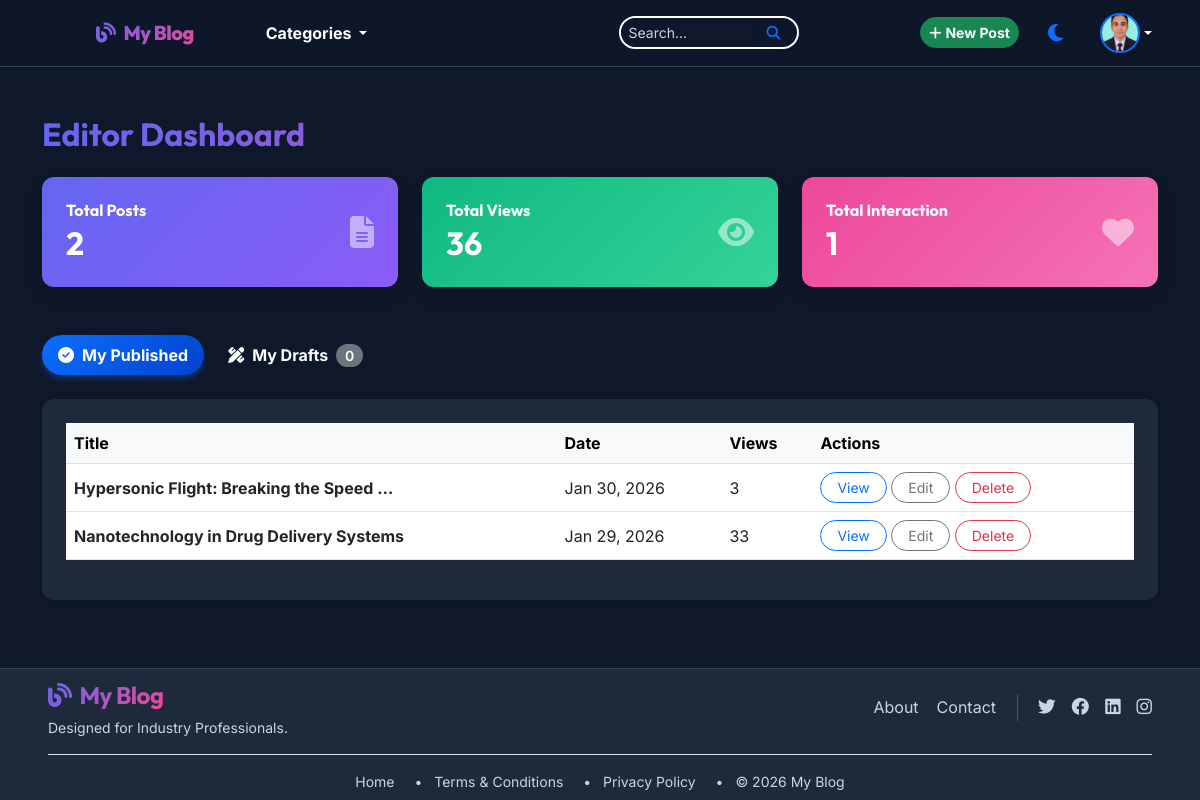
Page /dashboard/ (signed in) on the earlier database version.
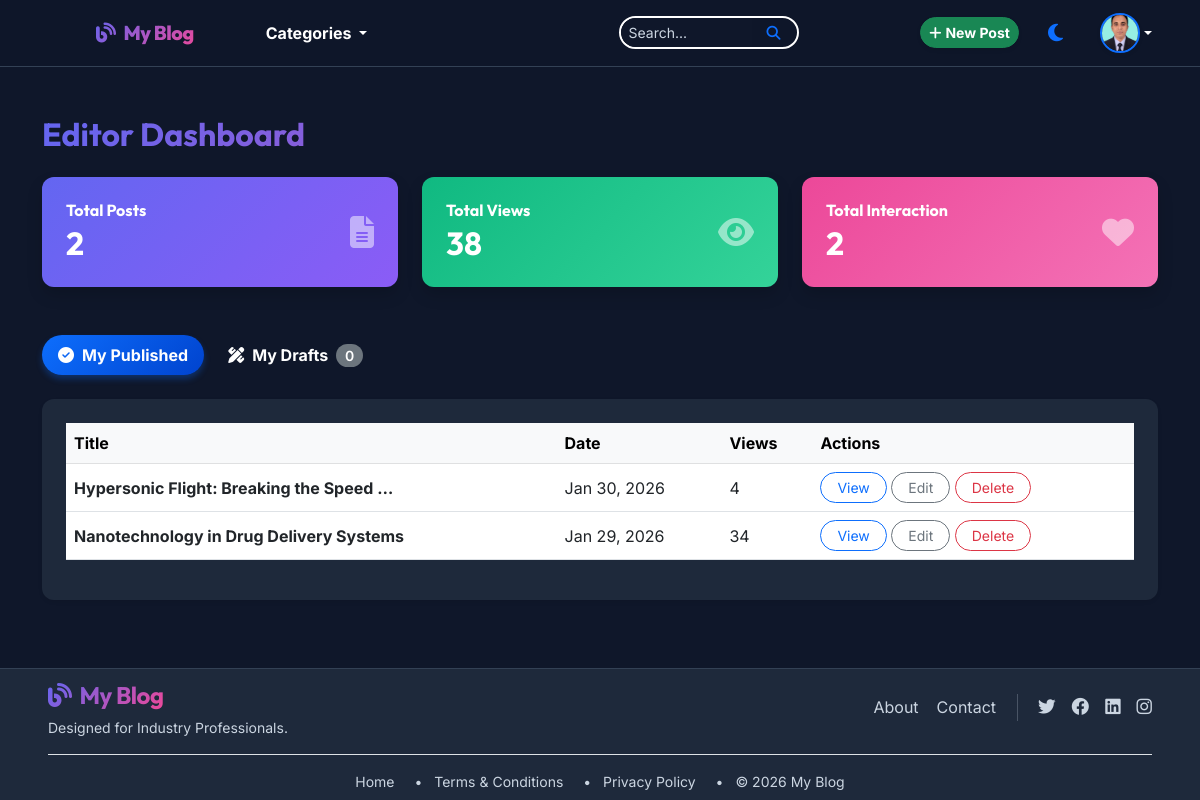
Same page on the later database version.
### blog/models.py (models this page shows, shortened)
class Post(models.Model):
    STATUS_CHOICES = (
        ('draft', 'Draft'),
        ('published', 'Published'),
    )
    title = models.CharField(max_length=200)
    slug = models.SlugField(unique=True, blank=True)
    content = models.TextField()
    featured_image = models.ImageField(upload_to='posts/')
    category = models.ForeignKey(Category, on_delete=models.CASCADE, related_name='posts')
    tags = models.ManyToManyField(Tag, blank=True)
    author = models.ForeignKey(User, on_delete=models.CASCADE)
    status = models.CharField(max_length=10, choices=STATUS_CHOICES, default='draft')
    created_at = models.DateTimeField(auto_now_add=True)
    updated_at = models.DateTimeField(auto_now=True)
    views_count = models.PositiveIntegerField(default=0)
    def get_absolute_url(self):
        return reverse('post_detail', kwargs={'slug': self.slug})

### blog/views.py (the view)
# urls.py: path('dashboard/', views.dashboard, name='dashboard'),
@login_required
def dashboard(request):
    if not is_editor_check(request.user):
        messages.error(request, "Access restricted to staff/editors.")
        return redirect('home')
    user_posts = Post.objects.filter(author=request.user)
    total_posts = user_posts.count()
    total_views = sum(p.views_count for p in user_posts)
    total_likes = PostInteraction.objects.filter(post__in=user_posts, interaction_type='like').count()
    my_drafts = user_posts.filter(status='draft').order_by('-created_at')
    my_published = user_posts.filter(status='published').order_by('-created_at')
    admin_drafts = None
    if request.user.is_superuser:
        admin_drafts = Post.objects.filter(status='draft').exclude(author=request.user).order_by('-created_at')
    draft_count = my_drafts.count()
    admin_draft_count = admin_drafts.count() if admin_drafts else 0
    context = {
        'total_posts': total_posts,
        'total_views': total_views,
        'total_likes': total_likes,
        'my_drafts': my_drafts,
        'my_published': my_published,
        'admin_drafts': admin_drafts,
        'draft_count': draft_count,
        'admin_draft_count': admin_draft_count,
    }
    return render(request, 'blog/dashboard.html', context)

### blog/context_processors.py (called while the page is built)
def global_categories(request):
    return {
        'navbar_categories': Category.objects.filter(parent__isnull=True).prefetch_related('children')
    }

### blog/views.py (called while the page is built)
def is_editor_check(user):
    return user.is_authenticated and (user.is_superuser or user.groups.filter(name='Editor').exists())

### templates/blog/dashboard.html (shortened to what the changed rows need)
{% extends 'base.html' %}
{% block content %}
<div class="container my-5">
    <h2 class="mb-4 text-gradient fw-bold">Editor Dashboard</h2>
    <div class="row g-4 mb-5">
        <div class="col-md-4">
            <div class="card text-white border-0 shadow" style="background: linear-gradient(135deg, #6366f1, #8b5cf6);">
                <div class="card-body p-4">
                    <div class="d-flex justify-content-between align-items-center">
                        <div>
                            <h2 class="fw-bold mb-0">{{ total_posts }}</h2>
                        </div>
                    </div>
                </div>
            </div>
        </div>
        <div class="col-md-4">
            <div class="card text-white border-0 shadow" style="background: linear-gradient(135deg, #10b981, #34d399);">
                <div class="card-body p-4">
                    <div class="d-flex justify-content-between align-items-center">
                        <div>
                            <h6 class="mb-1">Total Views</h6>
                            <h2 class="fw-bold mb-0">{{ total_views }}</h2>
                        </div>
                    </div>
                </div>
            </div>
        </div>
        <div class="col-md-4">
            <div class="card text-white border-0 shadow" style="background: linear-gradient(135deg, #ec4899, #f472b6);">
                <div class="card-body p-4">
                    <div class="d-flex justify-content-between align-items-center">
                        <div>
                            <h6 class="mb-1">Total Interaction</h6>
                            <h2 class="fw-bold mb-0">{{ total_likes }}</h2>
                        </div>
                    </div>
                </div>
            </div>
        </div>
    </div>
    <div class="card border-0 shadow-sm">
        <div class="card-body p-4">
            <div class="tab-content" id="dashboardTabsContent">
                <div class="tab-pane fade show active" id="published" role="tabpanel">
                    <div class="table-responsive">
                        <table class="table table-hover align-middle">
                            <thead class="table-light">
                                <tr>
                                    <th>Title</th>
                                    <th>Date</th>
                                    <th>Views</th>
                                    <th>Actions</th>
                                </tr>
                            </thead>
                            <tbody>
                                {% for post in my_published %}
                                <tr>
                                    <td class="fw-bold">{{ post.title|truncatewords:5 }}</td>
                                    <td>{{ post.created_at|date:"M d, Y" }}</td>
                                    <td>{{ post.views_count }}</td>
                                    <td>
                                        <a href="{{ post.get_absolute_url }}"
                                            class="btn btn-sm btn-outline-primary rounded-pill px-3">View</a>
                                        <a href="{% url 'post_update' post.slug %}"
                                            class="btn btn-sm btn-outline-secondary rounded-pill px-3">Edit</a>
                                        <a href="{% url 'post_delete' post.slug %}"
                                            class="btn btn-sm btn-outline-danger rounded-pill px-3">Delete</a>
                                    </td>
                                </tr>
                                {% empty %}
                                <tr>
                                    <td colspan="4" class="text-center py-4 text-muted">No published posts yet.</td>
                                </tr>
                                {% endfor %}
                            </tbody>
                        </table>
                    </div>
                </div>
            </div>
        </div>
    </div>
</div>
{% endblock %}

Differences in the rows shown:
changed Post "Jan 30, 2026": views_count "3" → "4"
changed Post "Nanotechnology in Drug Delivery Systems": views_count "33" → "34"
Other differences:
{{ total_views }}: "36" → "38"
{{ total_likes }}: "1" → "2"
